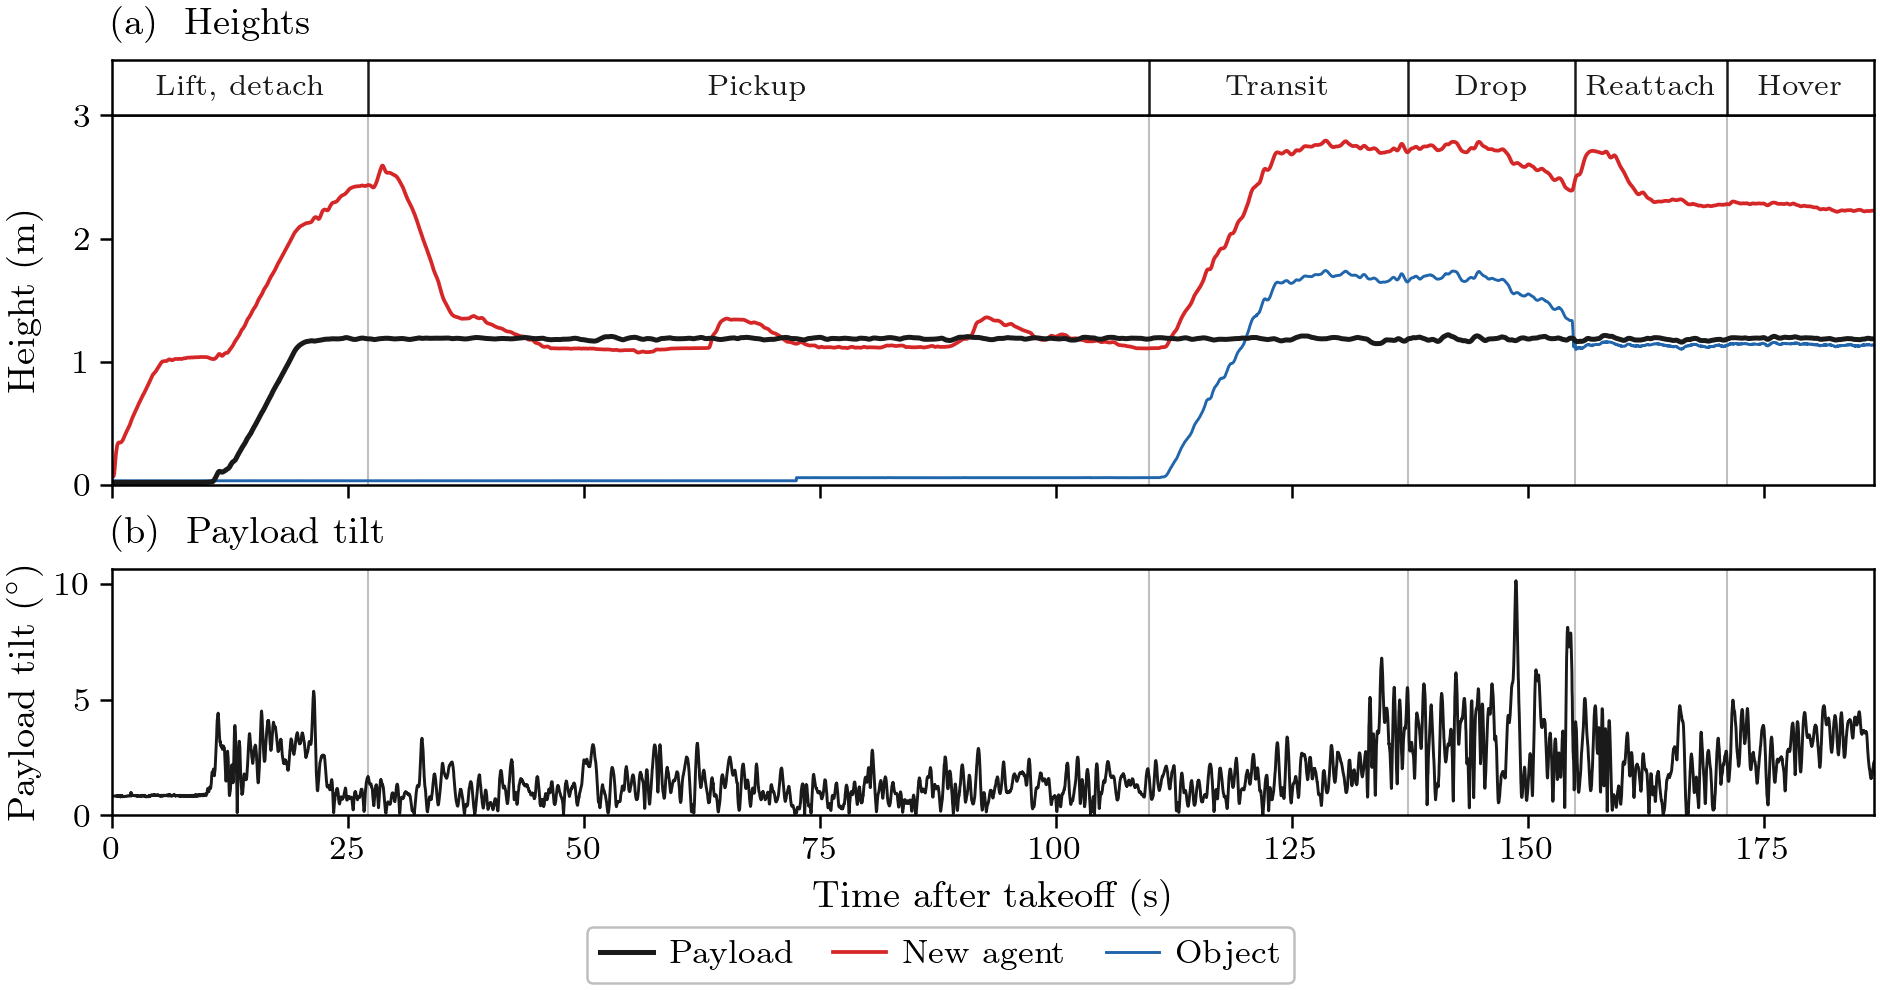

The Python source for this figure:
#!/usr/bin/env python3
"""The first complete full mission on Setup 3 (RIG-1112-fm9_5, 12 Nov; feed F103, F115/F116; Wesley 13 Nov: the real
world told event by event up to the full mission).

The one sentence: the planner flew four quadrotors, then three while the new agent detached, picked up the object and
dropped it into the net, then four again after the reattachment, and the ring held its height and stayed within about
10 deg of level throughout.
Hero: (a) heights against time from takeoff: the ring (black), the new agent (its drone colour), the object (grey);
(b) the ring's tilt. The time with three quadrotors in the planner is a light band; the four events are thin lines
named once above (a).
Left out: the landing (the window ends at LAND), the failed pickup tries and the failed first proof (the text and the
phase table give them), the carriers' own heights.
Data: results/rig/2026-11-12/fm9_5_run/logs/run.csv (payload_z, payload_tilt_deg, d3_z; TAKEOFF at run t 4.317 s from
events.csv) and results/analysis/rig_results_2026-11-13/fm9_5_full/obj.csv (the object, epoch; TAKEOFF at epoch
1794434730.816 from mission_events.csv). Event times after TAKEOFF from full_mission_fm9_5.csv (F115, reviewed F116):
our magnet OFF +20.99, the object lifted +109.8, the drop +154.5, the fold-in +171.0, LAND +186.7.
"""
import os
import sys

import numpy as np
import pandas as pd

HERE = os.path.dirname(os.path.abspath(__file__))
sys.path.insert(0, HERE)
import review_style as S  # noqa: E402

S.HERE = HERE
RUN = os.path.join(S.REPO, 'results', 'rig', '2026-11-12', 'fm9_5_run', 'logs')
FULL = os.path.join(S.REPO, 'results', 'analysis', 'rig_results_2026-11-13', 'fm9_5_full')
NEW_ID = 3


def main():
    ev = pd.read_csv(os.path.join(RUN, 'events.csv'))
    t_to = float(ev.loc[ev.event == 'TAKEOFF', 'sim_time'].iloc[0])
    t_det = float(ev.loc[ev.event == 'DETACH', 'sim_time'].iloc[0]) - t_to       # our magnet OFF
    t_land = float(ev.loc[ev.event == 'LAND', 'sim_time'].iloc[0]) - t_to
    me = pd.read_csv(os.path.join(S.REPO, 'results', 'analysis', 'rig_results_2026-11-13', 'mission_events.csv'))
    me = me[me.flight == 'fm9_5']
    epoch0 = float(me.loc[me.event == 'fleet TAKEOFF', 'epoch'].iloc[0])
    ph = pd.read_csv(os.path.join(S.REPO, 'results', 'analysis', 'rig_results_2026-11-13', 'full_mission_fm9_5.csv'))
    start = dict(zip(ph.phase, ph.start_s))
    t_lift = start['object lift']
    t_drop = start['drop (release dwell)']
    t_fold = start['fold-in hold (resize -> trajectory resumes)']
    print(f'events after TAKEOFF: detach {t_det:.2f}, lift {t_lift}, drop {t_drop}, fold-in {t_fold}, LAND {t_land:.2f}')

    run = pd.read_csv(os.path.join(RUN, 'run.csv'), usecols=['t', 'payload_z', 'payload_tilt_deg', 'd3_z'])
    run = run.drop_duplicates('t')
    t = run.t.to_numpy() - t_to
    m = (t >= 0) & (t <= t_land)
    obj = pd.read_csv(os.path.join(FULL, 'obj.csv'), usecols=['t', 'z'])
    to = obj.t.to_numpy() - epoch0
    mo = (to >= 0) & (to <= t_land)

    VAR = os.environ.get('FIG20_VARIANT', 'C')       # Wesley 14 Nov: options A (markers), B (A + count), C (phase strip,
    #                                                  his pick: the strip between the title of (a) and its plot)
    AGENT = os.environ.get('FIG20_AGENT', 'New agent')
    if VAR:
        return variant(VAR, AGENT, t, m, run, to, mo, obj, t_det, t_lift, t_drop, t_fold, t_land, ph)
    S.setup()
    fig = S.figure('full', 3.2)
    a, b = fig.subplots(2, 1, sharex=True, gridspec_kw=dict(height_ratios=[1.5, 1]))
    for ax in (a, b):
        ax.axvspan(t_det, t_fold, color=S.FILL, lw=0, zorder=0)
        for te in (t_det, t_lift, t_drop, t_fold):
            ax.axvline(te, color=S.LIGHT, lw=0.6, zorder=0)
    a.plot(to[mo], obj.z.to_numpy()[mo], color=S.BLUE, lw=S.LW_CTX, label='Object', rasterized=True)   # not grey: the events are
    a.plot(t[m], run.d3_z.to_numpy()[m], color=S.ps.drone_colour(NEW_ID), lw=S.LW_CTX + 0.2, label='New agent')
    a.plot(t[m], run.payload_z.to_numpy()[m], color=S.INK, lw=S.LW_HERO, label='Payload')
    b.plot(t[m], run.payload_tilt_deg.to_numpy()[m], color=S.INK, lw=S.LW_CTX)          # dense: thin, as recorded
    tilt_peak = float(np.nanmax(run.payload_tilt_deg.to_numpy()[m & (t >= 5)]))
    print(f'ring tilt peak from +5 s to LAND: {tilt_peak:.1f} deg; ring z median in hover '
          f'{np.nanmedian(run.payload_z.to_numpy()[m & (t > 25)]):.2f} m')

    # Wesley 14 Nov: panel titles above the axes, so the event names sit just inside the top edge of (a), each beside its
    # line ("Drop" to the left of its line, the others to the right); the y limit leaves room for them above the traces
    for te, name, ha in ((t_det, 'Detachment', 'left'), (t_lift, 'Pickup', 'left'), (t_drop, 'Drop', 'right'),
                         (t_land, 'Reattachment', 'right')):          # the last ends at the axes' right edge
        a.annotate(name, xy=(te, 1.0), xycoords=('data', 'axes fraction'), xytext=(2 if ha == 'left' else -2, -2),
                   textcoords='offset points', ha=ha, va='top', fontsize=8, color=S.INK)
    b.annotate('Three quadrotors', xy=(0.5 * (t_det + t_lift), 0.93), xycoords=('data', 'axes fraction'),
               ha='center', va='top', fontsize=8, color=S.INK)
    a.set_ylabel('Height (m)')
    b.set_ylabel(r'Payload tilt ($^\circ$)')
    b.set_xlabel('Time after takeoff (s)')
    b.set_xlim(0, t_land)
    b.set_ylim(0, None)
    a.set_ylim(0, 3.35)
    fig.align_ylabels((a, b))
    S.panel(a, 'a', 'Heights')
    S.panel(b, 'b', 'Payload tilt')
    h, lab = a.get_legend_handles_labels()
    order = [2, 1, 0]
    S.ps.legend_below(fig, [h[i] for i in order], [lab[i] for i in order], ncol=3)
    S.save(fig, 'fig_mission_fm9_5')


def variant(VAR, AGENT, t, m, run, to, mo, obj, t_det, t_lift, t_drop, t_fold, t_land, ph):
    """The options of 14 Nov: no grey band and no words inside the plot boxes."""
    S.setup()
    if VAR == 'B':
        fig = S.figure('full', 3.6)
        a, b, c = fig.subplots(3, 1, sharex=True, gridspec_kw=dict(height_ratios=[1.5, 1, 0.55]))
    elif VAR == 'C':
        fig = S.figure('full', 3.3)
        a, b = fig.subplots(2, 1, sharex=True, gridspec_kw=dict(height_ratios=[1.5, 1]))
        st = a.inset_axes([0, 1.0, 1, 0.15], sharex=a)       # the phase strip sits on top of (a), under its title
        st.tick_params(axis='x', labelbottom=False, bottom=False)
    else:
        fig = S.figure('full', 3.2)
        a, b = fig.subplots(2, 1, sharex=True, gridspec_kw=dict(height_ratios=[1.5, 1]))
    zo = obj.z.to_numpy()
    za = run.d3_z.to_numpy()
    ho, = a.plot(to[mo], zo[mo], color=S.BLUE, lw=S.LW_CTX, rasterized=True)
    hn, = a.plot(t[m], za[m], color=S.ps.drone_colour(NEW_ID), lw=S.LW_CTX + 0.2)
    hp, = a.plot(t[m], run.payload_z.to_numpy()[m], color=S.INK, lw=S.LW_HERO)
    b.plot(t[m], run.payload_tilt_deg.to_numpy()[m], color=S.INK, lw=S.LW_CTX)
    handles, names = [hp, hn, ho], ['Payload', AGENT, 'Object']
    if VAR in ('A', 'B'):
        at = lambda tt, x, y: float(np.interp(x, tt, y))
        marks = ((t_det, t[m], za[m], 'v', 'Detachment'), (t_lift, to[mo], zo[mo], 'o', 'Pickup'),
                 (t_drop, to[mo], zo[mo], 's', 'Drop'), (t_fold, t[m], za[m], '^', 'Reattachment'))
        for x, tt, yy, mk, name in marks:
            h, = a.plot([x], [at(tt, x, yy)], mk, ms=5, mfc='white', mec=S.INK, mew=1.0, zorder=5, ls='')
            handles.append(h); names.append(name)
    if VAR == 'B':
        nq = np.where((t >= t_det) & (t < t_fold), 3, 4)
        c.step(t[m], nq[m], where='post', color=S.INK, lw=S.LW_HERO)
        c.set_ylim(2.5, 4.5)
        c.set_yticks([3, 4])
        c.set_ylabel('No. of\nquadrotors')
    if VAR == 'C':
        s_, e_ = dict(zip(ph.phase, ph.start_s)), dict(zip(ph.phase, ph.end_s))
        ph = {'pickup': (s_['his takeoff and approach over the object'], s_['object lift']),
              'transit': (s_['object lift'], s_['settle and descent over the ring']),
              'drop': (s_['settle and descent over the ring'], e_['drop (release dwell)']),
              'reattach': (e_['drop (release dwell)'], e_['fold-in (proof -> FLEET RESIZED n=4)'])}
        st.set_ylim(0, 1)
        st.set_yticks([])
        st.tick_params(axis='x', length=0)
        rows = (('Lift, detach', 0.0, ph['pickup'][0]), ('Pickup', ph['pickup'][0], ph['transit'][0]),
                ('Transit', ph['transit'][0], ph['drop'][0]), ('Drop', ph['drop'][0], ph['reattach'][0]),
                ('Reattach', ph['reattach'][0], ph['reattach'][1]), ('Hover', ph['reattach'][1], t_land))
        for k, (name, x0, x1) in enumerate(rows):
            if k:
                st.axvline(x0, color=S.INK, lw=0.6)
            st.annotate(name, xy=(0.5 * (x0 + x1), 0.5), ha='center', va='center', fontsize=7, color=S.INK)
        for ax in (a, b):
            for x0 in [r[1] for r in rows[1:]]:
                ax.axvline(x0, color=S.LIGHT, lw=0.5, zorder=0)
    a.set_ylabel('Height (m)')
    b.set_ylabel(r'Payload tilt ($^\circ$)')
    last = c if VAR == 'B' else b
    last.set_xlabel('Time after takeoff (s)')
    last.set_xlim(0, t_land)
    b.set_ylim(0, None)
    a.set_ylim(0, 3.0)
    axes = [a, b] + ([c] if VAR == 'B' else [])
    fig.align_ylabels(axes)
    titles = ('Heights', 'Payload tilt') + (('Quadrotors carrying',) if VAR == 'B' else ())
    for ax, letter, name in zip([st if VAR == 'C' else a] + axes[1:], 'abcd', titles):
        S.panel(ax, letter, name)
    if len(handles) == 7:        # lines on the first row, the four event markers on the second (column-major order)
        blank = S.plt.Line2D([], [], ls='', marker='')
        order = [(handles[0], names[0]), (handles[3], names[3]), (handles[1], names[1]), (handles[4], names[4]),
                 (handles[2], names[2]), (handles[5], names[5]), (blank, ''), (handles[6], names[6])]
        handles, names = [h for h, _ in order], [n for _, n in order]
    S.ps.legend_below(fig, handles, names, ncol=min(len(handles), 4))
    S.save(fig, ('fig_mission_fm9_5' if VAR == 'C' else f'fig_mission_fm9_5_{VAR}') + ('_tasked' if AGENT != 'New agent' else ''))


if __name__ == '__main__':
    main()
